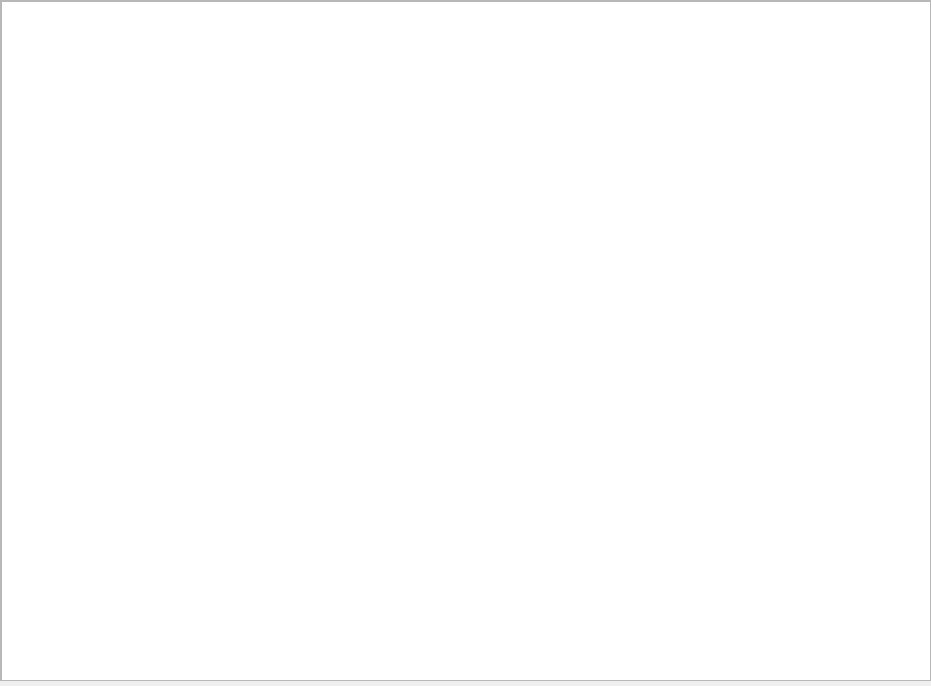
<?xml version="1.0" encoding="UTF-8"?>
<ui version="4.0">
 <class>SourceCodeDialog</class>
 <widget class="QDialog" name="SourceCodeDialog">
  <property name="geometry">
   <rect>
    <x>0</x>
    <y>0</y>
    <width>931</width>
    <height>686</height>
   </rect>
  </property>
  <property name="windowTitle">
   <string>Dialog</string>
  </property>
  <widget class="QScrollArea" name="scrollArea">
   <property name="geometry">
    <rect>
     <x>0</x>
     <y>0</y>
     <width>931</width>
     <height>681</height>
    </rect>
   </property>
   <property name="widgetResizable">
    <bool>true</bool>
   </property>
   <widget class="QWidget" name="scrollAreaWidgetContents">
    <property name="geometry">
     <rect>
      <x>0</x>
      <y>0</y>
      <width>929</width>
      <height>679</height>
     </rect>
    </property>
    <widget class="QTextEdit" name="textEdit">
     <property name="geometry">
      <rect>
       <x>0</x>
       <y>0</y>
       <width>931</width>
       <height>681</height>
      </rect>
     </property>
     <property name="readOnly">
      <bool>true</bool>
     </property>
    </widget>
   </widget>
  </widget>
 </widget>
 <resources/>
 <connections/>
</ui>
